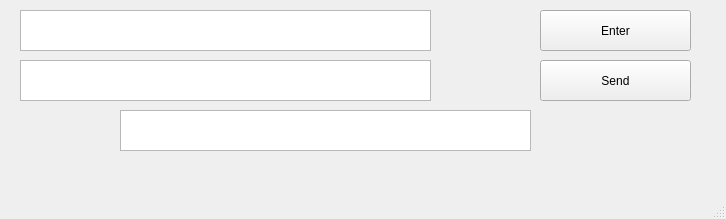
<?xml version="1.0" encoding="UTF-8"?>
<ui version="4.0">
 <class>MainWindow</class>
 <widget class="QMainWindow" name="MainWindow">
  <property name="geometry">
   <rect>
    <x>0</x>
    <y>0</y>
    <width>726</width>
    <height>219</height>
   </rect>
  </property>
  <property name="windowTitle">
   <string>MainWindow</string>
  </property>
  <property name="autoFillBackground">
   <bool>true</bool>
  </property>
  <widget class="QWidget" name="centralwidget">
   <widget class="QTextEdit" name="ServerIdentityname">
    <property name="geometry">
     <rect>
      <x>20</x>
      <y>10</y>
      <width>411</width>
      <height>41</height>
     </rect>
    </property>
   </widget>
   <widget class="QPushButton" name="ServerIdentityEnter">
    <property name="geometry">
     <rect>
      <x>540</x>
      <y>10</y>
      <width>151</width>
      <height>41</height>
     </rect>
    </property>
    <property name="text">
     <string>Enter</string>
    </property>
   </widget>
   <widget class="QPushButton" name="SendButton">
    <property name="geometry">
     <rect>
      <x>540</x>
      <y>60</y>
      <width>151</width>
      <height>41</height>
     </rect>
    </property>
    <property name="text">
     <string>Send</string>
    </property>
   </widget>
   <widget class="QTextEdit" name="FileName">
    <property name="geometry">
     <rect>
      <x>20</x>
      <y>60</y>
      <width>411</width>
      <height>41</height>
     </rect>
    </property>
   </widget>
   <widget class="QTextEdit" name="SendStatus">
    <property name="geometry">
     <rect>
      <x>120</x>
      <y>110</y>
      <width>411</width>
      <height>41</height>
     </rect>
    </property>
   </widget>
  </widget>
  <widget class="QMenuBar" name="menubar">
   <property name="geometry">
    <rect>
     <x>0</x>
     <y>0</y>
     <width>726</width>
     <height>25</height>
    </rect>
   </property>
  </widget>
  <widget class="QStatusBar" name="statusbar"/>
 </widget>
 <resources/>
 <connections/>
</ui>
